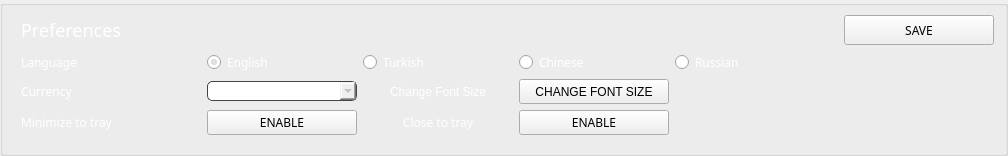
          <widget class="QGroupBox" name="groupBox_9">
           <property name="sizePolicy">
            <sizepolicy hsizetype="Preferred" vsizetype="Preferred">
             <horstretch>0</horstretch>
             <verstretch>0</verstretch>
            </sizepolicy>
           </property>
           <property name="styleSheet">
            <string notr="true">border-bottom: 1px solid #444;
</string>
           </property>
           <property name="title">
            <string/>
           </property>
           <layout class="QGridLayout" name="gridLayout_20">
            <property name="leftMargin">
             <number>18</number>
            </property>
            <property name="topMargin">
             <number>9</number>
            </property>
            <property name="bottomMargin">
             <number>18</number>
            </property>
            <item row="3" column="1">
             <widget class="QPushButton" name="b2_minToTrayButton">
              <property name="sizePolicy">
               <sizepolicy hsizetype="Expanding" vsizetype="Fixed">
                <horstretch>0</horstretch>
                <verstretch>0</verstretch>
               </sizepolicy>
              </property>
              <property name="minimumSize">
               <size>
                <width>150</width>
                <height>20</height>
               </size>
              </property>
              <property name="maximumSize">
               <size>
                <width>150</width>
                <height>25</height>
               </size>
              </property>
              <property name="font">
               <font>
                <family>Poppins</family>
               </font>
              </property>
              <property name="styleSheet">
               <string notr="true">/* This button style is handled automatically by OverviewFrame:setStyles() (in OverviewFrame.cpp) */</string>
              </property>
              <property name="text">
               <string>ENABLE</string>
              </property>
             </widget>
            </item>
            <item row="3" column="3" colspan="2">
             <widget class="QPushButton" name="b2_closeToTrayButton">
              <property name="sizePolicy">
               <sizepolicy hsizetype="Expanding" vsizetype="Fixed">
                <horstretch>0</horstretch>
                <verstretch>0</verstretch>
               </sizepolicy>
              </property>
              <property name="minimumSize">
               <size>
                <width>150</width>
                <height>20</height>
               </size>
              </property>
              <property name="maximumSize">
               <size>
                <width>150</width>
                <height>25</height>
               </size>
              </property>
              <property name="font">
               <font>
                <family>Poppins</family>
               </font>
              </property>
              <property name="styleSheet">
               <string notr="true">/* This button style is handled automatically by OverviewFrame:setStyles() (in OverviewFrame.cpp) */</string>
              </property>
              <property name="text">
               <string>ENABLE</string>
              </property>
             </widget>
            </item>
            <item row="1" column="5" rowspan="3">
             <widget class="QLabel" name="alignLabel">
              <property name="sizePolicy">
               <sizepolicy hsizetype="Expanding" vsizetype="Preferred">
                <horstretch>0</horstretch>
                <verstretch>0</verstretch>
               </sizepolicy>
              </property>
              <property name="styleSheet">
               <string notr="true">border:none;</string>
              </property>
             </widget>
            </item>
            <item row="0" column="0" colspan="2">
             <widget class="QLabel" name="label_30">
              <property name="sizePolicy">
               <sizepolicy hsizetype="Expanding" vsizetype="Preferred">
                <horstretch>0</horstretch>
                <verstretch>0</verstretch>
               </sizepolicy>
              </property>
              <property name="minimumSize">
               <size>
                <width>0</width>
                <height>30</height>
               </size>
              </property>
              <property name="maximumSize">
               <size>
                <width>16777215</width>
                <height>32</height>
               </size>
              </property>
              <property name="sizeIncrement">
               <size>
                <width>0</width>
                <height>0</height>
               </size>
              </property>
              <property name="font">
               <font>
                <family>Poppins</family>
                <pointsize>-1</pointsize>
               </font>
              </property>
              <property name="styleSheet">
               <string notr="true">color: #fff; 
font-size: 18px;
 border: 0px;</string>
              </property>
              <property name="text">
               <string>Preferences</string>
              </property>
              <property name="alignment">
               <set>Qt::AlignLeading|Qt::AlignLeft|Qt::AlignVCenter</set>
              </property>
             </widget>
            </item>
            <item row="1" column="1">
             <widget class="QRadioButton" name="m_english">
              <property name="sizePolicy">
               <sizepolicy hsizetype="Expanding" vsizetype="Fixed">
                <horstretch>0</horstretch>
                <verstretch>0</verstretch>
               </sizepolicy>
              </property>
              <property name="minimumSize">
               <size>
                <width>150</width>
                <height>20</height>
               </size>
              </property>
              <property name="maximumSize">
               <size>
                <width>150</width>
                <height>20</height>
               </size>
              </property>
              <property name="font">
               <font>
                <family>Poppins</family>
               </font>
              </property>
              <property name="styleSheet">
               <string notr="true">color: #fff; 

 border: 0px;</string>
              </property>
              <property name="text">
               <string>English</string>
              </property>
              <property name="icon">
               <iconset resource="../../resources.qrc">
                <normaloff>:/images/flags/en</normaloff>:/images/flags/en</iconset>
              </property>
              <property name="checked">
               <bool>true</bool>
              </property>
              <attribute name="buttonGroup">
               <string notr="true">buttonGroup</string>
              </attribute>
             </widget>
            </item>
            <item row="3" column="2">
             <widget class="QLabel" name="label_45">
              <property name="sizePolicy">
               <sizepolicy hsizetype="Expanding" vsizetype="Fixed">
                <horstretch>0</horstretch>
                <verstretch>0</verstretch>
               </sizepolicy>
              </property>
              <property name="minimumSize">
               <size>
                <width>150</width>
                <height>20</height>
               </size>
              </property>
              <property name="maximumSize">
               <size>
                <width>150</width>
                <height>20</height>
               </size>
              </property>
              <property name="font">
               <font>
                <family>Poppins</family>
               </font>
              </property>
              <property name="styleSheet">
               <string notr="true">color: #fff; 

 border: 0px;</string>
              </property>
              <property name="text">
               <string>Close to tray</string>
              </property>
              <property name="alignment">
               <set>Qt::AlignCenter</set>
              </property>
             </widget>
            </item>
            <item row="1" column="3">
             <widget class="QRadioButton" name="m_chinese">
              <property name="sizePolicy">
               <sizepolicy hsizetype="Expanding" vsizetype="Fixed">
                <horstretch>0</horstretch>
                <verstretch>0</verstretch>
               </sizepolicy>
              </property>
              <property name="minimumSize">
               <size>
                <width>150</width>
                <height>20</height>
               </size>
              </property>
              <property name="maximumSize">
               <size>
                <width>150</width>
                <height>20</height>
               </size>
              </property>
              <property name="font">
               <font>
                <family>Poppins</family>
               </font>
              </property>
              <property name="styleSheet">
               <string notr="true">color: #fff; 

 border: 0px;</string>
              </property>
              <property name="text">
               <string>Chinese</string>
              </property>
              <property name="icon">
               <iconset resource="../../resources.qrc">
                <normaloff>:/images/flags/cn</normaloff>:/images/flags/cn</iconset>
              </property>
              <property name="checked">
               <bool>false</bool>
              </property>
              <attribute name="buttonGroup">
               <string notr="true">buttonGroup</string>
              </attribute>
             </widget>
            </item>
            <item row="2" column="0">
             <widget class="QLabel" name="label_35">
              <property name="minimumSize">
               <size>
                <width>180</width>
                <height>22</height>
               </size>
              </property>
              <property name="maximumSize">
               <size>
                <width>180</width>
                <height>25</height>
               </size>
              </property>
              <property name="font">
               <font>
                <family>Poppins</family>
               </font>
              </property>
              <property name="styleSheet">
               <string notr="true">color: #fff; 
border: 0px;
</string>
              </property>
              <property name="text">
               <string>Currency</string>
              </property>
              <property name="alignment">
               <set>Qt::AlignLeading|Qt::AlignLeft|Qt::AlignVCenter</set>
              </property>
             </widget>
            </item>
            <item row="0" column="6">
             <widget class="QPushButton" name="b1_saveLanguageButton">
              <property name="minimumSize">
               <size>
                <width>150</width>
                <height>20</height>
               </size>
              </property>
              <property name="maximumSize">
               <size>
                <width>150</width>
                <height>31</height>
               </size>
              </property>
              <property name="font">
               <font>
                <family>Poppins</family>
               </font>
              </property>
              <property name="styleSheet">
               <string notr="true">/* This button style is handled automatically by OverviewFrame:setStyles() (in OverviewFrame.cpp) */</string>
              </property>
              <property name="text">
               <string>SAVE</string>
              </property>
             </widget>
            </item>
            <item row="1" column="2">
             <widget class="QRadioButton" name="m_turkish">
              <property name="sizePolicy">
               <sizepolicy hsizetype="Expanding" vsizetype="Fixed">
                <horstretch>0</horstretch>
                <verstretch>0</verstretch>
               </sizepolicy>
              </property>
              <property name="minimumSize">
               <size>
                <width>150</width>
                <height>20</height>
               </size>
              </property>
              <property name="maximumSize">
               <size>
                <width>150</width>
                <height>20</height>
               </size>
              </property>
              <property name="font">
               <font>
                <family>Poppins</family>
               </font>
              </property>
              <property name="styleSheet">
               <string notr="true">color: #fff; 

 border: 0px;</string>
              </property>
              <property name="text">
               <string>Turkish</string>
              </property>
              <property name="icon">
               <iconset resource="../../resources.qrc">
                <normaloff>:/images/flags/tr</normaloff>:/images/flags/tr</iconset>
              </property>
              <property name="checked">
               <bool>false</bool>
              </property>
              <attribute name="buttonGroup">
               <string notr="true">buttonGroup</string>
              </attribute>
             </widget>
            </item>
            <item row="1" column="0">
             <widget class="QLabel" name="label_34">
              <property name="minimumSize">
               <size>
                <width>180</width>
                <height>22</height>
               </size>
              </property>
              <property name="maximumSize">
               <size>
                <width>180</width>
                <height>25</height>
               </size>
              </property>
              <property name="font">
               <font>
                <family>Poppins</family>
               </font>
              </property>
              <property name="styleSheet">
               <string notr="true">color: #fff; 
border: 0px;
</string>
              </property>
              <property name="text">
               <string>Language</string>
              </property>
              <property name="alignment">
               <set>Qt::AlignLeading|Qt::AlignLeft|Qt::AlignVCenter</set>
              </property>
             </widget>
            </item>
            <item row="1" column="4">
             <widget class="QRadioButton" name="m_russian">
              <property name="sizePolicy">
               <sizepolicy hsizetype="Expanding" vsizetype="Fixed">
                <horstretch>0</horstretch>
                <verstretch>0</verstretch>
               </sizepolicy>
              </property>
              <property name="minimumSize">
               <size>
                <width>150</width>
                <height>20</height>
               </size>
              </property>
              <property name="maximumSize">
               <size>
                <width>150</width>
                <height>20</height>
               </size>
              </property>
              <property name="font">
               <font>
                <family>Poppins</family>
               </font>
              </property>
              <property name="styleSheet">
               <string notr="true">color: #fff; 

 border: 0px;</string>
              </property>
              <property name="text">
               <string>Russian</string>
              </property>
              <property name="icon">
               <iconset resource="../../resources.qrc">
                <normaloff>:/images/flags/ru</normaloff>:/images/flags/ru</iconset>
              </property>
              <property name="checked">
               <bool>false</bool>
              </property>
              <attribute name="buttonGroup">
               <string notr="true">buttonGroup</string>
              </attribute>
             </widget>
            </item>
            <item row="3" column="0">
             <widget class="QLabel" name="label_44">
              <property name="minimumSize">
               <size>
                <width>180</width>
                <height>22</height>
               </size>
              </property>
              <property name="maximumSize">
               <size>
                <width>180</width>
                <height>25</height>
               </size>
              </property>
              <property name="font">
               <font>
                <family>Poppins</family>
               </font>
              </property>
              <property name="styleSheet">
               <string notr="true">color: #fff; 
border: 0px;
</string>
              </property>
              <property name="text">
               <string>Minimize to tray</string>
              </property>
              <property name="alignment">
               <set>Qt::AlignLeading|Qt::AlignLeft|Qt::AlignVCenter</set>
              </property>
             </widget>
            </item>
            <item row="2" column="1">
             <widget class="QComboBox" name="m_language">
              <property name="minimumSize">
               <size>
                <width>0</width>
                <height>20</height>
               </size>
              </property>
              <property name="styleSheet">
               <string notr="true">border: 1px solid #444;
border-radius: 5px;


color: #aaa;</string>
              </property>
              <property name="editable">
               <bool>false</bool>
              </property>
              <property name="currentIndex">
               <number>-1</number>
              </property>
             </widget>
            </item>
            <item row="2" column="2">
             <widget class="QLabel" name="label_10">
              <property name="styleSheet">
               <string notr="true">color: #fff; 

 border: 0px;</string>
              </property>
              <property name="text">
               <string>Change Font Size</string>
              </property>
              <property name="alignment">
               <set>Qt::AlignCenter</set>
              </property>
             </widget>
            </item>
            <item row="2" column="3">
             <widget class="QPushButton" name="b2_fontSize">
              <property name="minimumSize">
               <size>
                <width>150</width>
                <height>25</height>
               </size>
              </property>
              <property name="maximumSize">
               <size>
                <width>150</width>
                <height>25</height>
               </size>
              </property>
              <property name="styleSheet">
               <string notr="true"/>
              </property>
              <property name="text">
               <string>CHANGE FONT SIZE</string>
              </property>
             </widget>
            </item>
           </layout>
          </widget>
